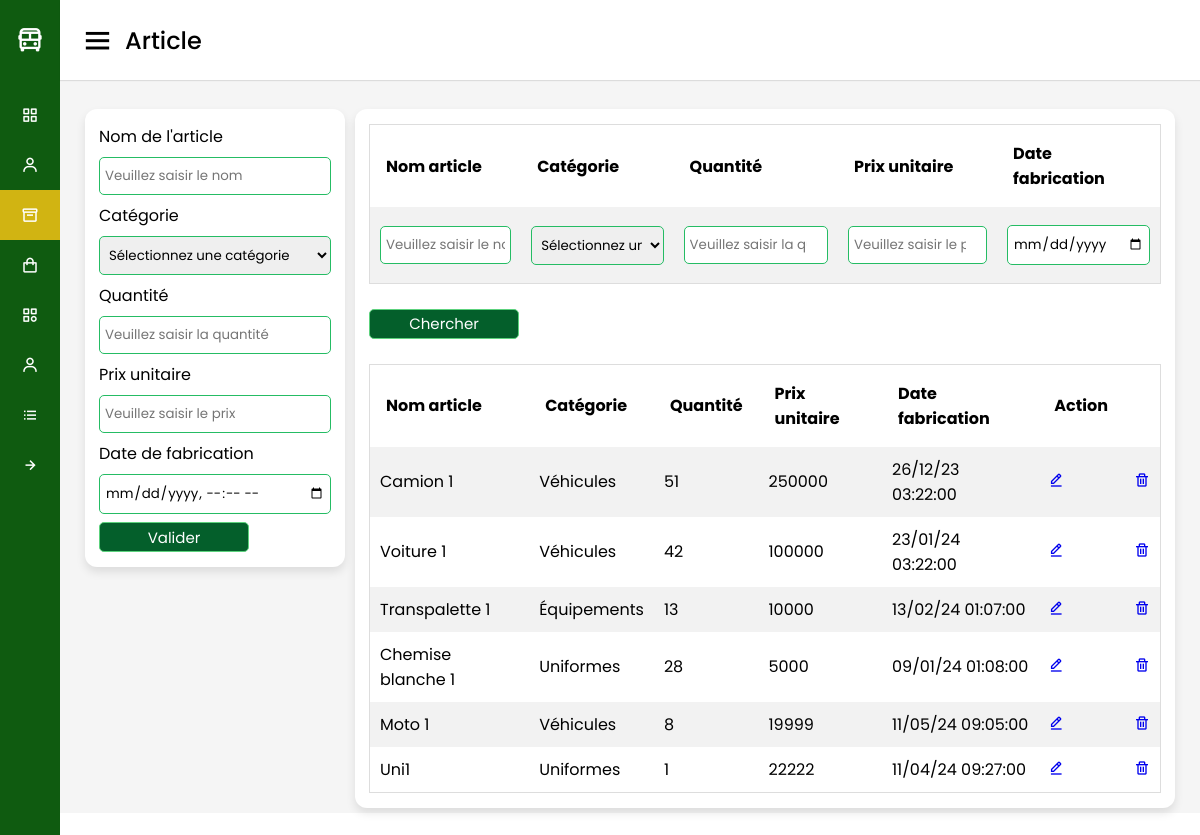
Screenshot of /vue/article.php with the database file from the repository.
### tables this page shows
CREATE TABLE `article` (
  `id` int(11) NOT NULL,
  `nom_article` varchar(50) NOT NULL,
  `id_categorie` int(11) NOT NULL,
  `quantite` int(11) NOT NULL,
  `prix_unitaire` int(11) NOT NULL,
  `date_fabrication` datetime NOT NULL
);

CREATE TABLE `categorie_article` (
  `id` int(11) NOT NULL,
  `libelle_categorie` varchar(70) NOT NULL
);

### model/function.php (called while the page is built, shortened)
<?php
function getArticle($id=null, $searchDATA=array())
{
    if (!empty($id)) {
        $sql= "SELECT nom_article, libelle_categorie, quantite, prix_unitaire,
        date_fabrication, id_categorie, a.id
        FROM article AS a, categorie_article AS c
        WHERE a.id_categorie=c.id AND a.id=?";
        $req= $GLOBALS['connexion']->prepare($sql);
        $req->execute(array($id));
        return $req->fetch();
        }
    else {
        $sql= "SELECT nom_article, libelle_categorie, quantite, prix_unitaire,
        date_fabrication, id_categorie, a.id
        FROM article AS a, categorie_article AS c
        WHERE a.id_categorie=c.id";
        $req= $GLOBALS['connexion']->prepare($sql);
        $req->execute();
        return $req->fetchAll();
    }
}

### vue/article.php (the view, shortened to what this page needs)
<?php
include 'entete.php';
?>
<div class="home-content">
    <div class="overview-boxes">
        <div class="box">
            <form action="<?= !empty($_GET['id']) ? "../model/modifArticle.php" : "../model/ajoutArticle.php" ?>"  method="post">
                <label for="nom_article">Nom de l'article</label>
                <input value="<?= !empty($_GET['id']) ? $article['nom_article'] : "" ?>" type="text" name="nom_article" id="nom_article" placeholder="Veuillez saisir le nom">
                <label for="id_categorie">Catégorie</label>
                <select name="id_categorie" id="id_categorie">
                    <option disabled selected>Sélectionnez une catégorie</option>
                </select>
                <label for="quantite">Quantité</label>
                <input value="<?= !empty($_GET['id']) ? $article['quantite'] : "" ?>" type="number" name="quantite" id="quantite" placeholder="Veuillez saisir la quantité">
                <label for="prix_unitaire">Prix unitaire</label>
                <input value="<?= !empty($_GET['id']) ? $article['prix_unitaire'] : "" ?>" type="number" name="prix_unitaire" id="prix_unitaire" placeholder="Veuillez saisir le prix">
                <label for="date_fabrication">Date de fabrication</label>
                <input value="<?= !empty($_GET['id']) ? $article['date_fabrication'] : "" ?>" type="datetime-local" name="date_fabrication" id="date_fabrication">
                <button type="submit">Valider</button>
            </form>
        </div>
        <div style="display :block;" class="box">
            <form action="" method="get">
            <table class="mtable">
                <tr>
                    <th>Nom article</th>
                    <th>Catégorie</th>
                    <th>Quantité</th>
                    <th>Prix unitaire</th>
                    <th>Date fabrication</th>
                </tr>
                    <td>
                        <input type="text" name="nom_article" id="nom_article" placeholder="Veuillez saisir le nom">
                    </td>
                    <td>
                    <select name="id_categorie" id="id_categorie">
                    <option disabled selected>Sélectionnez une catégorie</option>
                    </select>
                    </td>
                    <td>
                        <input type="number" name="quantite" id="quantite" placeholder="Veuillez saisir la quantité">
                    </td>
                    <td>
                        <input type="number" name="prix_unitaire" id="prix_unitaire" placeholder="Veuillez saisir le prix">
                    </td>
                    <td>
                        <input type="date" name="date_fabrication" id="date_fabrication">
                    </td>
            </table>
            <br>
            <button type="submit">Chercher</button>
            </form>
            <br>
            <table class="mtable">
                <tr>
                    <th>Nom article</th>
                    <th>Catégorie</th>
                    <th>Quantité</th>
                    <th>Prix unitaire</th>
                    <th>Date fabrication</th>
                    <th>Action</th>
                </tr>
                <?php
                if (!empty($_GET)) {
                    $articles = getArticle(null, $_GET);
                } else {
                    $articles = getArticle();
                }
                    if(!empty($articles) && is_array($articles)){
                        foreach ($articles as $key => $value) {
                        ?>
                        <tr>
                            <td><?= $value['nom_article'] ?></td>
                            <td><?= $value['libelle_categorie'] ?></td>
                            <td><?= $value['quantite'] ?></td>
                            <td><?= $value['prix_unitaire'] ?></td>
                            <td><?= date('d/m/y h:i:s', strtotime($value['date_fabrication'])) ?></td>
                            <td><a href="?id=<?= $value['id'] ?>"><i class='bx bx-edit-alt'></i></a></td>
                            <td><a href="../model/supparticle.php?id=<?= $value['id'] ?>" onclick="return confirm('Êtes-vous sûr de vouloir supprimer cet article?')"><i class='bx bx-trash'></i></a></td>
                        </tr>
                        <?php
                        }
                    }
                    else{
                        echo "<tr><td colspan='7' style='text-align:center'>Aucun article trouvé</td></tr>";
                    }
                ?>
            </table>
        </div>
    </div>
</div>
<?php
include 'pied.php';
?>

### vue/entete.php (shortened to what this page needs)
<?php
include_once '../model/function.php';
?>
<!DOCTYPE html>
<html lang="fr" dir="ltr">
  <head>
    <link rel="stylesheet" href="../public/style.css" />
    <link
      href="https://unpkg.com/boxicons@2.0.7/css/boxicons.min.css"
      rel="stylesheet"
    />
  </head>
  <body>
    <div class="sidebar hidden-print">
      <div class="logo-details">
      <i class='bx bx-bus'></i>
      <span class="logo_name">TRANSTU STOCK</span>
      </div>
      <ul class="nav-links">
        <li>
          <a href="dashboard.php" class=" <?php echo basename($_SERVER['PHP_SELF'])=="dashboard.php" ? "active" : "" ?>">
            <i class="bx bx-grid-alt"></i>
            <span class="links_name">Dashboard</span>
          </a>
        </li>
        <li>
          <a href="client.php" class=" <?php echo basename($_SERVER['PHP_SELF'])=="client.php" ? "active" : "" ?>">
            <i class="bx bx-user"></i>
            <span class="links_name">Client</span>
          </a>
        </li>
        <li>
          <a href="article.php" class=" <?php echo basename($_SERVER['PHP_SELF'])=="article.php" ? "active" : "" ?>">
            <i class="bx bx-box"></i>
            <span class="links_name">Article</span>
          </a>
        </li>
        <li>
          <a href="vente.php" class=" <?php echo basename($_SERVER['PHP_SELF'])=="vente.php" ? "active" : "" ?>">
          <i class='bx bx-shopping-bag'></i>
          <span class="links_name">Vente</span>
          </a>
        </li>
        <li>
          <a href="categorie.php" class=" <?php echo basename($_SERVER['PHP_SELF'])=="categorie.php" ? "active" : "" ?>">
            <i class="bx bx-category"></i>
            <span class="links_name">Catégorie</span>
          </a>
        </li>
        <li>
          <a href="fournisseur.php" class=" <?php echo basename($_SERVER['PHP_SELF'])=="fournisseur.php" ? "active" : "" ?>">
            <i class="bx bx-user"></i>
            <span class="links_name">Fournisseur</span>
          </a>
        </li>
        <li>
          <a href="commande.php" class=" <?php echo basename($_SERVER['PHP_SELF'])=="commande.php" ? "active" : "" ?>">
            <i class="bx bx-list-ul"></i>
            <span class="links_name">Commandes</span>
          </a>
        <li>
        <a href="#" onclick="confirmLogout()">
          <i class="bx bx-right-arrow-alt"></i>
            <span class="links_name">Déconnexion</span>
          </a>
        </li>
      </ul>
    </div>
    <section class="home-section">
      <nav class="hidden-print">
        <div class="sidebar-button">
          <i class="bx bx-menu sidebarBtn"></i>
          <span class="dashboard">
              <?php
              echo ucfirst(str_replace(".php", "",basename($_SERVER['PHP_SELF'])));
              ?>
          </span>
        </div>
      </nav>
</body>

### vue/pied.php (shortened to what this page needs)
  </body>
</html>

### public/style.css (style rules this page uses)
* { margin: 0; padding: 0; box-sizing: border-box; font-family: "Poppins", sans-serif; }
.sidebar { position: fixed; height: 100%; width: 240px; background: #0f5b10; transition: all 0.5s ease; }
.sidebar .logo-details { height: 80px; display: flex; align-items: center; }
.sidebar .logo-details i { font-size: 28px; font-weight: 500; color: #fff; min-width: 60px; text-align: center; }
.sidebar .logo-details .logo_name { color: #fff; font-size: 24px; font-weight: 500; }
.sidebar .nav-links { margin-top: 10px; }
.sidebar .nav-links li { position: relative; list-style: none; height: 50px; }
.sidebar .nav-links li a { height: 100%; width: 100%; display: flex; align-items: center; text-decoration: none; transition: all 0.4s ease; }
.sidebar .nav-links li a.active { background: #d1b412; }
.sidebar .nav-links li i { min-width: 60px; text-align: center; font-size: 18px; color: #fff; }
.sidebar .nav-links li a .links_name { color: #fff; font-size: 15px; font-weight: 400; white-space: nowrap; }
.home-section { position: relative; background: #f5f5f5; min-height: 100vh; width: calc(100% - 240px); left: 240px; transition: all 0.5s ease; }
.home-section nav { display: flex; justify-content: space-between; height: 80px; background: #fff; display: flex; align-items: center; position: fixed; width: calc(100% - 240px); left: 240px; z-index: 100; padding: 0 20px; box-shadow: 0 1px 1px rgba(0, 0, 0, 0.1); transition: all 0.5s ease; }
.home-section nav .sidebar-button { display: flex; align-items: center; font-size: 24px; font-weight: 500; }
nav .sidebar-button i { font-size: 35px; margin-right: 10px; }
.home-section .home-content { position: relative; padding-top: 104px; }
.home-content .overview-boxes { display: flex; align-items: flex-start; justify-content: space-between; flex-wrap: nowrap; padding: 0 20px; margin-bottom: 26px; }
.overview-boxes .box { display: flex; align-items: center; justify-content: center; min-width: calc(100% / 4 - 15px); background: #fff; padding: 15px 14px; border-radius: 12px; box-shadow: 0 5px 10px rgba(0, 0, 0, 0.1); margin: 5px; }
@media (max-width: 1240px) { .sidebar { width: 60px; } }
@media (max-width: 1240px) { .home-section { width: calc(100% - 60px); left: 60px; } }
@media (max-width: 1240px) { .home-section nav { width: calc(100% - 60px); left: 60px; } }
input, textarea, select { margin-bottom: 10px; box-sizing: border-box; width: 100%; margin: 8px 0; padding: 8px 5px; border-radius: 5px; border: 1px solid #25bc64; }
button { background-color: rgb(4, 95, 43); color: white; width: 150px; height: 30px; border: 1px solid #5cd27d; font-size: 15px; border-radius: 5px; }
label { display: block; }
form { width: 100%; }
table.mtable { width: 100%; border-collapse: collapse; width: 100%; border: 1px solid #ddd; }
th, td { text-align: left; padding: 16px; }
table.mtable tr:nth-child(even) { background: #f2f2f2; }
table.mtable td { padding: 10px; }

### rows the page displays
article: nom_article "Camion 1", categorie_article.libelle_categorie "Véhicules", quantite "51", prix_unitaire "250000", date_fabrication "26/12/23 03:22:00"
article: nom_article "Voiture 1", categorie_article.libelle_categorie "Véhicules", quantite "42", prix_unitaire "100000", date_fabrication "23/01/24 03:22:00"
article: nom_article "Transpalette 1", categorie_article.libelle_categorie "Équipements", quantite "13", prix_unitaire "10000", date_fabrication "13/02/24 01:07:00"
article: nom_article "Chemise blanche 1", categorie_article.libelle_categorie "Uniformes", quantite "28", prix_unitaire "5000", date_fabrication "09/01/24 01:08:00"
article: nom_article "Moto 1", categorie_article.libelle_categorie "Véhicules", quantite "8", prix_unitaire "19999", date_fabrication "11/05/24 09:05:00"
article: nom_article "Uni1", categorie_article.libelle_categorie "Uniformes", quantite "1", prix_unitaire "22222", date_fabrication "11/04/24 09:27:00"

### other values shown
str_replace(".php", "",basename($_SERVER['PHP_SELF'])) "Article"
